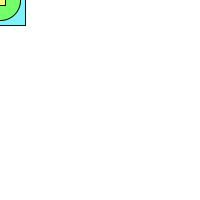
Frame 1 (no input)
Frame 60 (the mouse pressed at the canvas centre just before this capture): identical to frame 1, image omitted
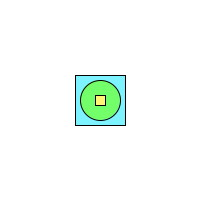
Frame 120 (the mouse held since frame 60 and released just before this capture)

The Processing sketch that drew these frames (run headless with seeded random() and noise(); from frame 60 on, the mouse is pressed at the canvas centre):

// Processing sketch: processing_88989
// ── processing_88989.pde

void setup()
{
size (200,200);  
}
void draw()
{
  rectMode(CENTER);  
  background(255);
  fill(124, 243, 255);
  rect(mouseX,mouseY,50,50);
  fill(115, 255, 106);
  ellipse(mouseX,mouseY,40,40);
  fill(255, 244, 118);
  rect(mouseX,mouseY,10,10);   
}

// I do not understand how to create functions however I tried
// to create a code that would produce the shapes and move with
// the mouse co-ordinates
